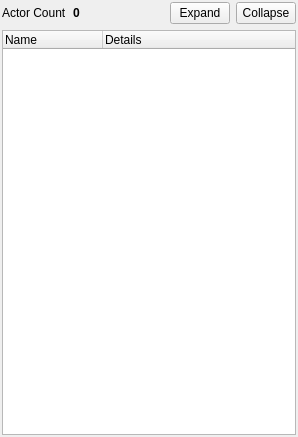
<?xml version="1.0" encoding="UTF-8"?>
<ui version="4.0">
 <class>ActorTreePanel</class>
 <widget class="QWidget" name="ActorTreePanel">
  <property name="geometry">
   <rect>
    <x>0</x>
    <y>0</y>
    <width>298</width>
    <height>437</height>
   </rect>
  </property>
  <property name="windowTitle">
   <string>Form</string>
  </property>
  <layout class="QVBoxLayout" name="verticalLayout">
   <property name="margin">
    <number>2</number>
   </property>
   <item>
    <layout class="QHBoxLayout" name="horizontalLayout">
     <item>
      <widget class="QLabel" name="mActorCountLabel">
       <property name="sizePolicy">
        <sizepolicy hsizetype="Maximum" vsizetype="Preferred">
         <horstretch>0</horstretch>
         <verstretch>0</verstretch>
        </sizepolicy>
       </property>
       <property name="text">
        <string>Actor Count</string>
       </property>
      </widget>
     </item>
     <item>
      <widget class="QLabel" name="mActorCount">
       <property name="sizePolicy">
        <sizepolicy hsizetype="MinimumExpanding" vsizetype="Preferred">
         <horstretch>0</horstretch>
         <verstretch>0</verstretch>
        </sizepolicy>
       </property>
       <property name="font">
        <font>
         <weight>75</weight>
         <bold>true</bold>
        </font>
       </property>
       <property name="text">
        <string>0</string>
       </property>
      </widget>
     </item>
     <item>
      <widget class="QPushButton" name="mButtonExpandAll">
       <property name="sizePolicy">
        <sizepolicy hsizetype="Maximum" vsizetype="Fixed">
         <horstretch>0</horstretch>
         <verstretch>0</verstretch>
        </sizepolicy>
       </property>
       <property name="maximumSize">
        <size>
         <width>60</width>
         <height>16777215</height>
        </size>
       </property>
       <property name="text">
        <string>Expand</string>
       </property>
      </widget>
     </item>
     <item>
      <widget class="QPushButton" name="mButtonCollapseAll">
       <property name="sizePolicy">
        <sizepolicy hsizetype="Minimum" vsizetype="Fixed">
         <horstretch>0</horstretch>
         <verstretch>0</verstretch>
        </sizepolicy>
       </property>
       <property name="maximumSize">
        <size>
         <width>60</width>
         <height>16777215</height>
        </size>
       </property>
       <property name="text">
        <string>Collapse</string>
       </property>
      </widget>
     </item>
    </layout>
   </item>
   <item>
    <widget class="dtQt::ActorTreeWidget" name="mTree">
     <property name="dragEnabled">
      <bool>true</bool>
     </property>
     <property name="dragDropMode">
      <enum>QAbstractItemView::InternalMove</enum>
     </property>
     <property name="defaultDropAction">
      <enum>Qt::MoveAction</enum>
     </property>
     <property name="alternatingRowColors">
      <bool>true</bool>
     </property>
     <property name="selectionMode">
      <enum>QAbstractItemView::SingleSelection</enum>
     </property>
     <property name="columnCount">
      <number>2</number>
     </property>
     <attribute name="headerVisible">
      <bool>true</bool>
     </attribute>
     <column>
      <property name="text">
       <string>Name</string>
      </property>
     </column>
     <column>
      <property name="text">
       <string>Details</string>
      </property>
     </column>
    </widget>
   </item>
  </layout>
 </widget>
 <customwidgets>
  <customwidget>
   <class>dtQt::ActorTreeWidget</class>
   <extends>QTreeWidget</extends>
   <header>dtQt/actortreewidget.h</header>
  </customwidget>
 </customwidgets>
 <resources/>
 <connections/>
</ui>
